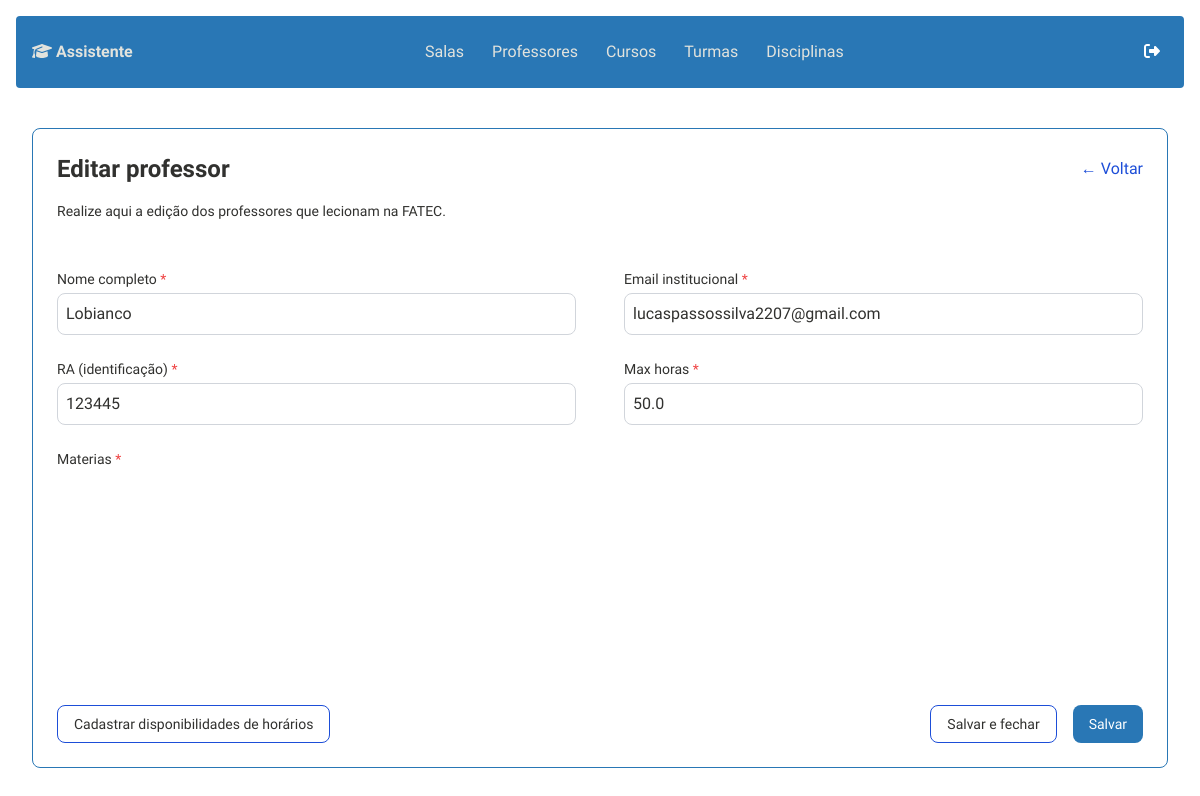
/professors/editar_professor/1, run on the app's committed database.
### professors/models.py (models this page shows, shortened)
class Professor(models.Model):
    nome = models.CharField(max_length=100)
    email = models.EmailField(default="")
    ra = models.CharField(max_length=20, unique=True, default="")
    max_horas = models.FloatField()
    horas_atuais = models.FloatField(default=0.0)

### professors/views.py (the view)
# urls.py: path('editar_professor/<int:id>', views.editar_professor, name='editar_professor'),
def editar_professor(request, id):
    professor = get_object_or_404(Professor, id=id)  # Pega o professor pelo id
    if request.method == 'POST':
        form = ProfessorEditarForm(request.POST, instance=professor)  # Preenche o form com os dados submetidos
        if form.is_valid():
            form.save()  # Salva as mudanças no banco de dados
            return redirect('detalhes_professor', id=professor.id)  # Redireciona para os detalhes do professor
    else:
        form = ProfessorForm(instance=professor)  # Preenche o form com os dados do professor para edição
    return render(request, 'professors/editar_professor.html', {'form': form, 'professor': professor})

### professors/forms.py
class ProfessorForm(forms.ModelForm):
    class Meta:
        model = Professor
        fields = '__all__'
        exclude = ['horas_atuais', 'cursos']
        widgets = {
            'nome': forms.TextInput(attrs={
                'class': 'w-full p-2 border border-gray-300 rounded-lg bg-transparent text-custom1 placeholder-gray-400',
                'placeholder': 'Ex: Carlos Alberto De Nobrega'
            }),
            'email': forms.EmailInput(attrs={
                'class': 'w-full p-2 border border-gray-300 rounded-lg bg-transparent text-custom1 placeholder-gray-400',
                'placeholder': 'Ex: carlos.nobrega@fatec.sp.gov.br'
            }),
            'ra': forms.TextInput(attrs={
                'class': 'w-full p-2 border border-gray-300 rounded-lg bg-transparent text-custom1 placeholder-gray-400',
                'placeholder': 'Ex: 42345-342'
            }),
            'max_horas': forms.NumberInput(attrs={
                'class': 'w-full p-2 border border-gray-300 rounded-lg bg-transparent text-custom1 placeholder-gray-400',
            }),
        }

### professors/templates/professors/editar_professor.html (shortened to what this page needs)
<!DOCTYPE html>
<html lang="pt-BR">
  <head>
    {% include "app/custom/imports.html" %}
  </head>
  <body class="font-montserrat bg-backgroun text-custom1 min-h-screen">
    <section class="min-h-screen flex flex-col p-4">
      {% include "app/widgets/navbar.html" %}
      <div class="flex-grow flex flex-col p-4">
        <div
          class="bg-transparent border border-custom6 rounded-lg p-6 flex-grow flex flex-col"
        >
          <div class="flex justify-between items-center mb-4">
            <h1 class="text-2xl font-bold text-custom1">
              Editar professor
            </h1>
            <a
              href="{% url 'listar_professores' %}"
              class="text-blue-700 hover:underline"
            >
              &#8592; Voltar
            </a>
          </div>
          <p class="text-sm text-custom1 mb-6">
            Realize aqui a edição dos professores que lecionam na FATEC.
          </p>
          <form
            method="post"
            class="space-y-6 flex-grow flex flex-col justify-between"
          >
            <div
              class="grid grid-cols-2 gap-x-12 gap-y-6 flex-grow max-h-[200px]"
            >
              <div class="form-group">
                <label
                  for="{{ form.nome.id_for_label }}"
                  class="block text-sm font-medium text-custom1 mb-1"
                >
                  Nome completo <span class="text-red-500">*</span>
                </label>
                {{ form.nome }}
              </div>
              <div class="form-group">
                <label
                  for="{{ form.email.id_for_label }}"
                  class="block text-sm font-medium text-custom1 mb-1"
                >
                  Email institucional <span class="text-red-500">*</span>
                </label>
                {{ form.email }}
              </div>
              <div class="form-group">
                <label
                  for="{{ form.ra.id_for_label }}"
                  class="block text-sm font-medium text-custom1 mb-1"
                >
                  RA (identificação) <span class="text-red-500">*</span>
                </label>
                {{ form.ra }}
              </div>
              <div class="form-group">
                <label
                  for="{{ form.max_horas.id_for_label }}"
                  class="block text-sm font-medium text-custom1 mb-1"
                >
                  Max horas <span class="text-red-500">*</span>
                </label>
                {{ form.max_horas }}
              </div>
              <div class="form-group col-span-2">
                <label
                  for="{{ form.materias.id_for_label }}"
                  class="block text-sm font-medium text-custom1 mb-1"
                >
                  Materias <span class="text-red-500">*</span>
                </label>
              </div>
            </div>
            <div class="flex justify-between items-center mt-6">
              <button
                type="button"
                class="text-custom1 bg-transparent border border-blue-700 text-sm px-4 py-2 rounded-lg hover:bg-blue-100"
              >
                Cadastrar disponibilidades de horários
              </button>
              <div class="flex space-x-4">
                <button
                  type="button"
                  class="text-custom1 bg-transparent border border-blue-700 text-sm px-4 py-2 rounded-lg hover:bg-blue-100"
                >
                  Salvar e fechar
                </button>
                <button
                  type="submit"
                  class="bg-custom6 text-white text-sm px-4 py-2 rounded-lg hover:bg-blue-800"
                >
                  Salvar
                </button>
              </div>
            </div>
          </form>
        </div>
      </div>
    </section>
  </body>
</html>

### data on the page
Professor: nome "Lobianco", email "lucaspassossilva2207@gmail.com", ra "123445", max_horas "50.0"
